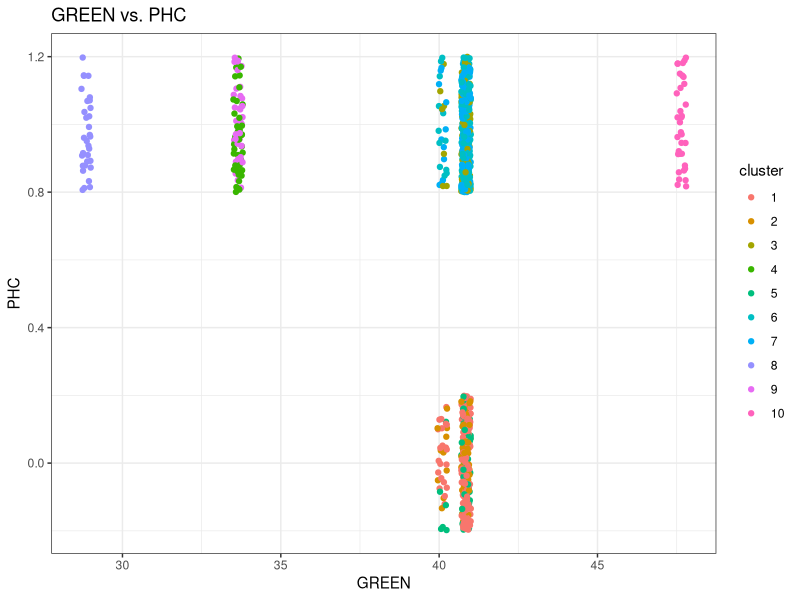
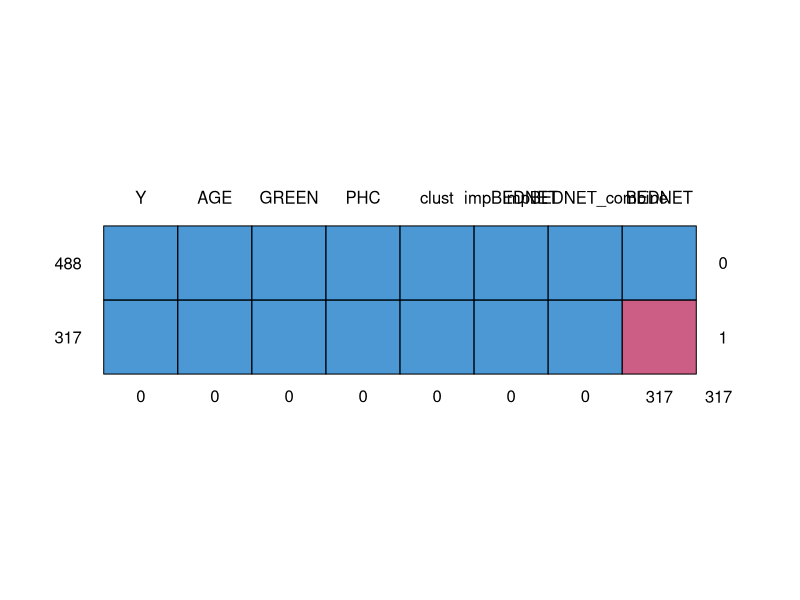

The R script that drew these images, in order: (Note: this script raises an error after producing the figures.)
## ---- chunk 1
knitr::opts_chunk$set(fig.width=5, fig.height=3) 
library(mice)
library(dplyr)
library(knitr)
library(ggplot2)
library(cluster)
#read in the data set
gambia <-read.csv("gambiaMissing.csv")
## ---- chunk 2
code4kids <- NULL
for( i in 1:100) {
  gambia <-read.csv("gambiaMissing.csv")
  g_cluster <- kmeans(gambia[,-c(1,3)], 10, nstart = 20)
  gambia$clust <- g_cluster$cluster #add a column with clusters
  gambia <- gambia %>% group_by(clust) %>% mutate(impBEDNET = as.numeric((mean(BEDNET, na.rm = T) >= 0.5))) %>% group_by(clust) %>% mutate(impBEDNET_combine = ifelse(is.na(BEDNET), as.numeric((mean(BEDNET, na.rm = T) >= 0.5)), BEDNET))
  ind = which(!is.na(gambia$BEDNET))
  
    #Split into training and test
    training = sample_frac(gambia, .7) #Split into a training
    training_samp = as.numeric(row.names(training))
    test = gambia[-training_samp, ] #Get the test set
  
  TrMC = glm(data = training, Y ~ AGE + GREEN + PHC + impBEDNET_combine, family = "binomial")
  pred.val.c = round(predict(TrMC, test, type = "response"))
  code4kids <- rbind(code4kids, mean(test$Y == pred.val.c))
}

## ---- chunk 3
#clustering graph
ggplot(gambia, aes(jitter(GREEN), jitter(PHC), color = as.factor(g_cluster$cluster))) + xlab("GREEN") + ylab("PHC") + geom_point() + ggtitle("GREEN vs. PHC") + labs(color='cluster') + theme_bw()

## ---- chunk 4
ze <- rbind(table(gambia$impBEDNET_combine), table(gambia$impBEDNET)) 
colnames(ze) <- c("No Bednet", "Has Bednet")
kable(ze[-2,])
## ---- chunk 5
sum(is.na(gambia$BEDNET))/nrow(gambia) #More diagnostics; just checking missing
#data 
for (col in 1:ncol(gambia)){
  print(sum(is.na(gambia[, col]))/nrow(gambia))
}
md.pattern(gambia)
FirstRun = mice(data = gambia, m = 5, meth = "pmm", maxit = 5, printFlag = F) #First imputation
Bednet_Imputations = FirstRun$imp$BEDNET #Get the imputed columns

## ---- chunk 6
#Impute data, fit model, generate parameter estimates 
TEST_ACCURACY <- NULL
for(i in 1:100) {
  FirstRun = mice(data = gambia, m = 5, meth = "pmm", maxit = 5, printFlag = F) #First imputation
  Bednet_Imputations = FirstRun$imp$BEDNET
  #Append imputed columns to the gambia data set
  gambia$Imp1 = gambia$BEDNET
  gambia$Imp1[-ind] = Bednet_Imputations[,1]
  
  gambia$Imp2 = gambia$BEDNET
  gambia$Imp2[-ind] = Bednet_Imputations[,2]
  
  gambia$Imp3 = gambia$BEDNET
  gambia$Imp3[-ind] = Bednet_Imputations[,3]
  
  gambia$Imp4 = gambia$BEDNET
  gambia$Imp4[-ind] = Bednet_Imputations[,4]
  
  gambia$Imp5 = gambia$BEDNET
  gambia$Imp5[-ind] = Bednet_Imputations[,5]
  
  
  #Split into training and test
  training = sample_frac(gambia, .7) #Split into a training
  training_samp = as.numeric(row.names(training))
  test = gambia[-training_samp, ] #Get the test set
  #Construct 5 models on the training data
  TrM1 = glm(data = training, Y ~ AGE + GREEN + PHC + Imp1, family = "binomial")
  TrM2 = glm(data = training, Y ~ AGE + GREEN + PHC + Imp2, family = "binomial")
  TrM3 = glm(data = training, Y ~ AGE + GREEN + PHC + Imp3, family = "binomial")
  TrM4 = glm(data = training, Y ~ AGE + GREEN + PHC + Imp4, family = "binomial")
  TrM5 = glm(data = training, Y ~ AGE + GREEN + PHC + Imp5, family = "binomial")
  
  #Need to predict
  pred.val.1 = round(predict(TrM1, test, type = "response"))
  pred.val.2 = round(predict(TrM2, test, type = "response"))
  pred.val.3 = round(predict(TrM3, test, type = "response"))
  pred.val.4 = round(predict(TrM4, test, type = "response"))
  pred.val.5 = round(predict(TrM5, test, type = "response"))
  
  y_true <- test$Y
TEST_ACCURACY <- rbind(TEST_ACCURACY, c(mean(y_true == pred.val.1), mean(y_true == pred.val.2), mean(y_true == pred.val.3), mean(y_true == pred.val.4), mean(y_true == pred.val.5)))  
}

## ---- chunk 7
one <- rbind(table(gambia$Imp1), table(gambia$Imp2), table(gambia$Imp3), table(gambia$Imp4), table(gambia$Imp5)) 
colnames(one) <- c("No Bednet", "Has Bednet")
kable(one)
## ---- chunk 8
TEST_ACCURACY2 <- NULL
for(i in 1:100) {
  FirstRun2 = mice(data = gambia, m = 5, meth = "norm", maxit = 5, printFlag = F) #First imputation
  Bednet_Imputations2 = FirstRun2$imp$BEDNET
  #Append imputed columns to the gambia data set
  gambia$Imp11 = gambia$BEDNET
  gambia$Imp11[-ind] = Bednet_Imputations2[,1]
  
  gambia$Imp21 = gambia$BEDNET
  gambia$Imp21[-ind] = Bednet_Imputations2[,2]
  
  gambia$Imp31 = gambia$BEDNET
  gambia$Imp31[-ind] = Bednet_Imputations2[,3]
  
  gambia$Imp41 = gambia$BEDNET
  gambia$Imp41[-ind] = Bednet_Imputations2[,4]
  
  gambia$Imp51 = gambia$BEDNET
  gambia$Imp51[-ind] = Bednet_Imputations2[,5]
  
  
  #Split into training and test
  training2 = sample_frac(gambia, .7) #Split into a training
  training_samp2 = as.numeric(row.names(training))
  test2 = gambia[-training_samp2, ] #Get the test set
  #Construct 5 models on the training data
  TrM12 = glm(data = training2, Y ~ AGE + GREEN + PHC + Imp11, family = "binomial")
  TrM22 = glm(data = training2, Y ~ AGE + GREEN + PHC + Imp21, family = "binomial")
  TrM32 = glm(data = training2, Y ~ AGE + GREEN + PHC + Imp31, family = "binomial")
  TrM42 = glm(data = training2, Y ~ AGE + GREEN + PHC + Imp41, family = "binomial")
  TrM52 = glm(data = training2, Y ~ AGE + GREEN + PHC + Imp51, family = "binomial")
  
  #Need to predict
  pred.val.11 = round(predict(TrM12, test2, type = "response"))
  pred.val.21 = round(predict(TrM22, test2, type = "response"))
  pred.val.31 = round(predict(TrM32, test2, type = "response"))
  pred.val.41 = round(predict(TrM42, test2, type = "response"))
  pred.val.51 = round(predict(TrM52, test2, type = "response"))
  
  y_true <- test$Y
TEST_ACCURACY2 <- rbind(TEST_ACCURACY2, c(mean(y_true == pred.val.11), mean(y_true == pred.val.21), mean(y_true == pred.val.31), mean(y_true == pred.val.41), mean(y_true == pred.val.51)))  
}

## ---- chunk 9
toe <- rbind(table(round(gambia$Imp11)), table(round(gambia$Imp21)), table(round(gambia$Imp31)), table(round(gambia$Imp41)), table(round(gambia$Imp51))) 
colnames(toe) <- c("Bad Value", "No Bednet", "Has Bednet", "Bad Value")
kable(toe)
## ---- chunk 10
FirstTrial = glm(data = gambia, Y ~ AGE + GREEN + PHC + Imp51, family = "binomial")
summary(FirstTrial)
